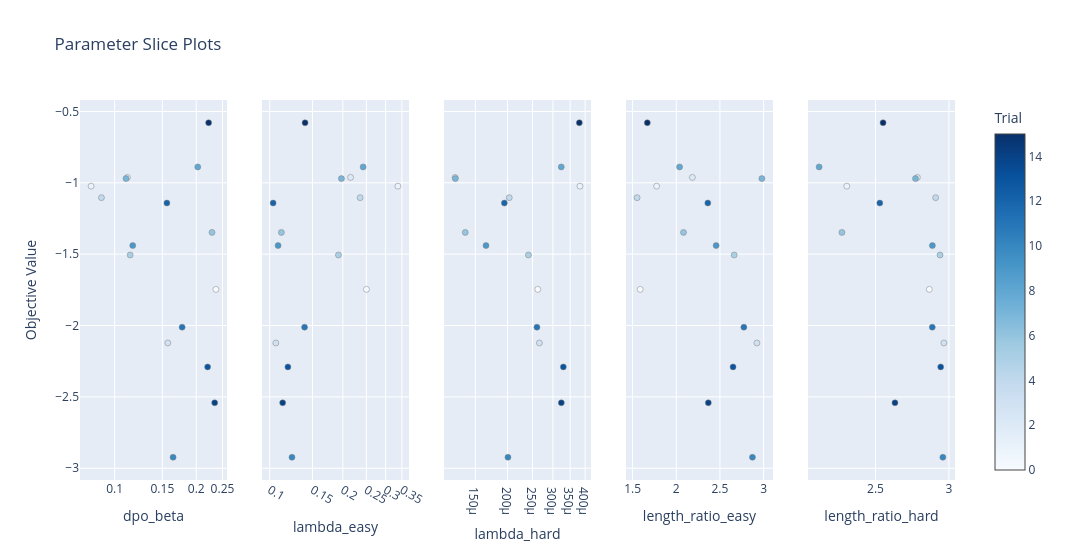

The cell this chart's notebook holds for it:
### Markdown cell above
## 5. Slice Plots (Parameter vs Objective)

Shows how each parameter individually affects the objective. Look for parameter ranges that consistently give better results.

### Code cell
fig = plot_slice(study, params=['length_ratio_easy', 'dpo_beta', 'length_ratio_hard', 'lambda_easy', 'lambda_hard'])
fig.update_layout(title="Parameter Slice Plots")
fig.show()

### Figure 1 — Plotly figure (JSON) as saved in the notebook; plotly's stock layout.template omitted (floating-point values rounded to 4 significant figures)
{"data": [{"marker": {"color": [0, 1, 2, 3, 4, 5, 6, 7, 8, 9, 10, 11, 12, 13, 14, 15], "colorbar": {"title": {"text": "Trial"}, "x": 1, "xpad": 40}, "colorscale": [[0, "rgb(247,251,255)"], [0.125, "rgb(222,235,247)"], [0.25, "rgb(198,219,239)"], [0.375, "rgb(158,202,225)"], [0.5, "rgb(107,174,214)"], [0.625, "rgb(66,146,198)"], [0.75, "rgb(33,113,181)"], [0.875, "rgb(8,81,156)"], [1, "rgb(8,48,107)"]], "line": {"color": "Grey", "width": 0.5}, "showscale": true}, "mode": "markers", "name": "Feasible Trial", "showlegend": false, "type": "scatter", "x": [0.2363, 0.0819, 0.1115, 0.1571, 0.08942, 0.1141, 0.2287, 0.1102, 0.2026, 0.1166, 0.1643, 0.1774, 0.1559, 0.2203, 0.2339, 0.2222], "xaxis": "x", "y": [-1.747, -1.024, -0.9624, -2.122, -1.104, -1.506, -1.348, -0.9707, -0.8889, -1.44, -2.923, -2.011, -1.142, -2.29, -2.542, -0.5793], "yaxis": "y"}, {"marker": {"color": [0, 1, 2, 3, 4, 5, 6, 7, 8, 9, 10, 11, 12, 13, 14, 15], "colorbar": {"title": {"text": "Trial"}, "x": 1, "xpad": 40}, "colorscale": [[0, "rgb(247,251,255)"], [0.125, "rgb(222,235,247)"], [0.25, "rgb(198,219,239)"], [0.375, "rgb(158,202,225)"], [0.5, "rgb(107,174,214)"], [0.625, "rgb(66,146,198)"], [0.75, "rgb(33,113,181)"], [0.875, "rgb(8,81,156)"], [1, "rgb(8,48,107)"]], "line": {"color": "Grey", "width": 0.5}, "showscale": false}, "mode": "markers", "name": "Feasible Trial", "showlegend": false, "type": "scatter", "x": [0.2502, 0.3371, 0.2152, 0.106, 0.2357, 0.1918, 0.1117, 0.1974, 0.2424, 0.1083, 0.1235, 0.1392, 0.1033, 0.1188, 0.1131, 0.1398], "xaxis": "x2", "y": [-1.747, -1.024, -0.9624, -2.122, -1.104, -1.506, -1.348, -0.9707, -0.8889, -1.44, -2.923, -2.011, -1.142, -2.29, -2.542, -0.5793], "yaxis": "y2"}, {"marker": {"color": [0, 1, 2, 3, 4, 5, 6, 7, 8, 9, 10, 11, 12, 13, 14, 15], "colorbar": {"title": {"text": "Trial"}, "x": 1, "xpad": 40}, "colorscale": [[0, "rgb(247,251,255)"], [0.125, "rgb(222,235,247)"], [0.25, "rgb(198,219,239)"], [0.375, "rgb(158,202,225)"], [0.5, "rgb(107,174,214)"], [0.625, "rgb(66,146,198)"], [0.75, "rgb(33,113,181)"], [0.875, "rgb(8,81,156)"], [1, "rgb(8,48,107)"]], "line": {"color": "Grey", "width": 0.5}, "showscale": false}, "mode": "markers", "name": "Feasible Trial", "showlegend": false, "type": "scatter", "x": [0.0002621, 0.0003818, 0.0001252, 0.0002659, 0.0002031, 0.0002411, 0.0001371, 0.0001255, 0.0003233, 0.000165, 0.0002007, 0.0002601, 0.0001944, 0.0003293, 0.0003235, 0.0003799], "xaxis": "x3", "y": [-1.747, -1.024, -0.9624, -2.122, -1.104, -1.506, -1.348, -0.9707, -0.8889, -1.44, -2.923, -2.011, -1.142, -2.29, -2.542, -0.5793], "yaxis": "y3"}, {"marker": {"color": [0, 1, 2, 3, 4, 5, 6, 7, 8, 9, 10, 11, 12, 13, 14, 15], "colorbar": {"title": {"text": "Trial"}, "x": 1, "xpad": 40}, "colorscale": [[0, "rgb(247,251,255)"], [0.125, "rgb(222,235,247)"], [0.25, "rgb(198,219,239)"], [0.375, "rgb(158,202,225)"], [0.5, "rgb(107,174,214)"], [0.625, "rgb(66,146,198)"], [0.75, "rgb(33,113,181)"], [0.875, "rgb(8,81,156)"], [1, "rgb(8,48,107)"]], "line": {"color": "Grey", "width": 0.5}, "showscale": false}, "mode": "markers", "name": "Feasible Trial", "showlegend": false, "type": "scatter", "x": [1.587, 1.775, 2.184, 2.923, 1.552, 2.663, 2.083, 2.98, 2.038, 2.456, 2.872, 2.774, 2.361, 2.65, 2.367, 1.669], "xaxis": "x4", "y": [-1.747, -1.024, -0.9624, -2.122, -1.104, -1.506, -1.348, -0.9707, -0.8889, -1.44, -2.923, -2.011, -1.142, -2.29, -2.542, -0.5793], "yaxis": "y4"}, {"marker": {"color": [0, 1, 2, 3, 4, 5, 6, 7, 8, 9, 10, 11, 12, 13, 14, 15], "colorbar": {"title": {"text": "Trial"}, "x": 1, "xpad": 40}, "colorscale": [[0, "rgb(247,251,255)"], [0.125, "rgb(222,235,247)"], [0.25, "rgb(198,219,239)"], [0.375, "rgb(158,202,225)"], [0.5, "rgb(107,174,214)"], [0.625, "rgb(66,146,198)"], [0.75, "rgb(33,113,181)"], [0.875, "rgb(8,81,156)"], [1, "rgb(8,48,107)"]], "line": {"color": "Grey", "width": 0.5}, "showscale": false}, "mode": "markers", "name": "Feasible Trial", "showlegend": false, "type": "scatter", "x": [2.866, 2.304, 2.785, 2.966, 2.909, 2.939, 2.271, 2.772, 2.116, 2.887, 2.959, 2.886, 2.529, 2.944, 2.632, 2.551], "xaxis": "x5", "y": [-1.747, -1.024, -0.9624, -2.122, -1.104, -1.506, -1.348, -0.9707, -0.8889, -1.44, -2.923, -2.011, -1.142, -2.29, -2.542, -0.5793], "yaxis": "y5"}], "layout": {"title": {"text": "Parameter Slice Plots"}, "width": 1500, "xaxis": {"anchor": "y", "domain": [0, 0.168], "title": {"text": "dpo_beta"}, "type": "log"}, "xaxis2": {"anchor": "y2", "domain": [0.208, 0.376], "title": {"text": "lambda_easy"}, "type": "log"}, "xaxis3": {"anchor": "y3", "domain": [0.416, 0.584], "title": {"text": "lambda_hard"}, "type": "log"}, "xaxis4": {"anchor": "y4", "domain": [0.624, 0.792], "title": {"text": "length_ratio_easy"}}, "xaxis5": {"anchor": "y5", "domain": [0.832, 1], "title": {"text": "length_ratio_hard"}}, "yaxis": {"anchor": "x", "domain": [0, 1], "title": {"text": "Objective Value"}}, "yaxis2": {"anchor": "x2", "domain": [0, 1], "matches": "y", "showticklabels": false}, "yaxis3": {"anchor": "x3", "domain": [0, 1], "matches": "y", "showticklabels": false}, "yaxis4": {"anchor": "x4", "domain": [0, 1], "matches": "y", "showticklabels": false}, "yaxis5": {"anchor": "x5", "domain": [0, 1], "matches": "y", "showticklabels": false}}}
